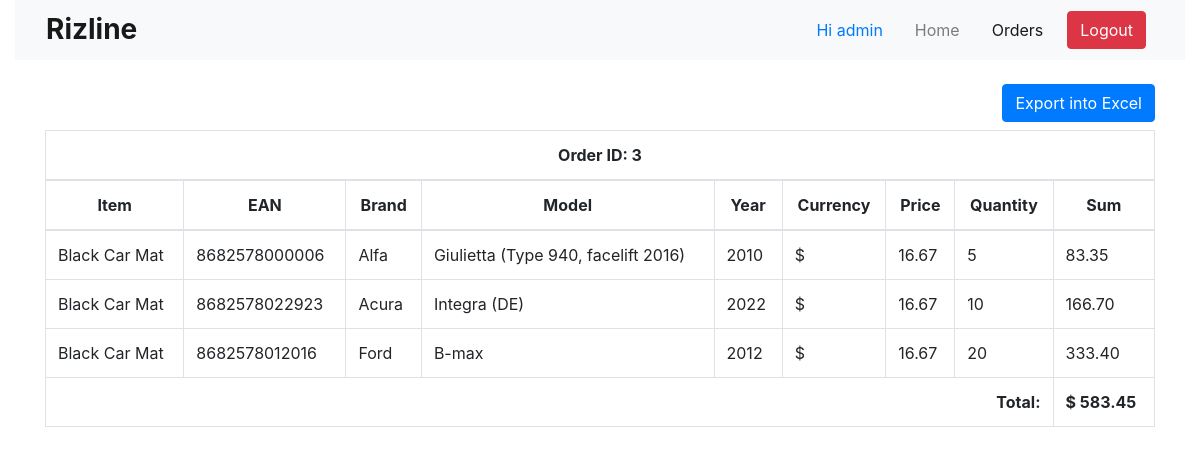
The page /order_details.php?order_id=3 (signed in) on the database its author committed.
### tables this page shows
CREATE TABLE `order_lines` (
  `ol_id` int NOT NULL,
  `order_id` int NOT NULL,
  `item_id` int NOT NULL,
  `quantity` int NOT NULL,
  `price` decimal(10,2) NOT NULL,
  `created_at` timestamp NOT NULL DEFAULT CURRENT_TIMESTAMP
);

CREATE TABLE `rizline_list` (
  `ID` int NOT NULL,
  `ITEM` varchar(255) DEFAULT NULL,
  `EAN` varchar(255) DEFAULT NULL,
  `BRAND` varchar(255) DEFAULT NULL,
  `MODEL` varchar(255) DEFAULT NULL,
  `YEAR` varchar(255) DEFAULT NULL,
  `QTY` varchar(255) DEFAULT NULL,
  `PRICE1` varchar(255) DEFAULT NULL,
  `PRICE2` varchar(255) DEFAULT NULL,
  `IMAGE` varchar(255) DEFAULT ''
);

### db.php (called while the page is built, shortened)
<?php
function isStaff()
{
    return $_SESSION['user_type'] == 'staff';
}
?>

### order_details.php (the view, shortened to what this page needs)
<?php
include "db.php";
$order_id = $_GET['order_id'];
?>
<!DOCTYPE html>
<html lang="en">
    <head>
        <link rel="stylesheet" href="https://cdn.jsdelivr.net/npm/bootstrap@4.4.1/dist/css/bootstrap.min.css"
>
        <link rel="stylesheet" href="https://cdn.jsdelivr.net/npm/bootstrap-icons@1.11.3/font/bootstrap-icons.min.css">
        <link rel="stylesheet" href="./style.css">
    </head>
    <body>
        <div class="container-fluid">
            <form action="" method="post">
                <?php
                include './header.php';
                ?>
                <main class="mt-4">
                    <div class="container">
                        <?php
                        $columns = (!isStaff()) ? 9 : 6;
                        ?>
                        <div class="table-responsive">
                            <div class="mb-2 text-right">
                                <button class="btn btn-primary"
                                    onclick="exportIntoExcel('<?php echo $order_id; ?>')">Export into Excel</button>
                            </div>
                            <table class="table table-bordered" id="order_details" style="width:100%">
                                <thead>
                                    <tr>
                                        <th colspan="<?php echo $columns; ?>" class="text-center"> Order ID: <?php echo $order_id; ?>
                                        </th>
                                    </tr>
                                    <tr class="text-center">
                                        <th>Item</th>
                                        <th>EAN</th>
                                        <th>Brand</th>
                                        <th>Model</th>
                                        <th>Year</th>
                                        <?php
                                        if (!isStaff()) {
                                            echo '<th>Currency</th><th>Price</th>';
                                        }
                                        ?>
                                        <th>Quantity</th>
                                        <?php
                                        if (!isStaff()) {
                                            echo '<th>Sum</th>';
                                        }
                                        ?>
                                    </tr>
                                </thead>
                                <tbody>
                                    <?php
                                    $sql3 = "SELECT * FROM order_lines WHERE `order_id` = '$order_id'";
                                    $result3 = mysqli_query($conn, $sql3);
                                    $total = 0;
                                    if (mysqli_num_rows($result3) > 0) {
                                        while ($row3 = mysqli_fetch_assoc($result3)) {
                                            $price_sign = '&dollar;';
                                            $item_id = $row3['item_id'];
                                            $sql2 = "SELECT * FROM rizline_list WHERE `ID` = '$item_id'";
                                            $result2 = mysqli_query($conn, $sql2);
                                            $row2 = mysqli_fetch_assoc($result2);
                                            if (!empty($row2)) {
                                                $item = $row2['ITEM'];
                                            } else {
                                                $item = 'NULL';
                                            }
                                            $itemTotal = $row3['quantity'] * $row3['price'];
                                            $total += $itemTotal;
                                            ?>
                                            <tr>
                                                <td>
                                                    <?php echo $item; ?>
                                                </td>
                                                <td>
                                                    <?php echo $row2['EAN']; ?>
                                                </td>
                                                <td>
                                                    <?php echo $row2['BRAND']; ?>
                                                </td>
                                                <td>
                                                    <?php echo $row2['MODEL']; ?>
                                                </td>
                                                <td>
                                                    <?php echo $row2['YEAR']; ?>
                                                </td>
                                                <?php
                                                if (!isStaff()) {
                                                    ?>
                                                    <td>
                                                        <?php
                                                            echo '<span>' . $price_sign . '</span>';
                                                        ?>
                                                    </td>
                                                    <td>
                                                        <?php echo '<span>' . number_format($row3['price'], 2, '.', ',') . '</span>'; ?>
                                                    </td>
                                                    <?php
                                                }
                                                ?>
                                                <td>
                                                    <?php echo $row3['quantity']; ?>
                                                </td>
                                                <?php
                                                if (!isStaff()) {
                                                    ?>
                                                    <td>
                                                        <?php echo '<span>' . number_format($itemTotal, 2, '.', ',') . '</span>'; ?>
                                                    </td>
                                                    <?php
                                                }
                                                ?>
                                            </tr>
                                            <?php
                                        }
                                    }
                                    ?>
                                </tbody>
                                <?php
                                if (!isStaff()) {
                                    ?>
                                    <tfoot>
                                        <tr>
                                            <td colspan="8" class="text-right"><b>Total: </b> </td>
                                            <td>
                                                <b><?php echo '<span>' . $price_sign . '</span> <span>' . number_format($total, 2, '.', ',') . '</span>'; ?></b>
                                            </td>
                                        </tr>
                                    </tfoot>
                                    <?php
                                }
                                ?>
                            </table>
                        </div>
                    </div>
                </main>
            </form>
        </div>
    </body>
</html>

### style.css (style rules this page uses)
* { scrollbar-width: thin; }
.table th, .table td { vertical-align: middle; }

### rows shown on the page
order_lines: item.ITEM "Black Car Mat", item.EAN "8682578000006", item.BRAND "Alfa", item.MODEL "Giulietta (Type 940, facelift 2016)", item.YEAR "2010", price_sign "$", price "16.67", quantity "5", itemTotal "83.35"
order_lines: item.ITEM "Black Car Mat", item.EAN "8682578022923", item.BRAND "Acura", item.MODEL "Integra (DE)", item.YEAR "2022", price_sign "$", price "16.67", quantity "10", itemTotal "166.70"
order_lines: item.ITEM "Black Car Mat", item.EAN "8682578012016", item.BRAND "Ford", item.MODEL "B-max", item.YEAR "2012", price_sign "$", price "16.67", quantity "20", itemTotal "333.40"

### other values the page prints
$_SESSION['username'] "admin"
$order_id "3"
$price_sign "$"
$total "583.45"
